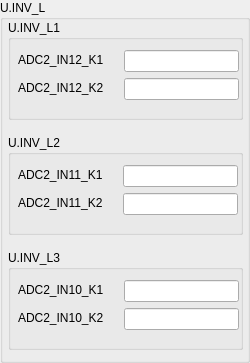
           <widget class="QGroupBox" name="groupBox_67">
            <property name="minimumSize">
             <size>
              <width>250</width>
              <height>250</height>
             </size>
            </property>
            <property name="maximumSize">
             <size>
              <width>250</width>
              <height>400</height>
             </size>
            </property>
            <property name="title">
             <string>U.INV_L</string>
            </property>
            <layout class="QVBoxLayout" name="verticalLayout_26">
             <property name="spacing">
              <number>15</number>
             </property>
             <property name="leftMargin">
              <number>5</number>
             </property>
             <property name="topMargin">
              <number>0</number>
             </property>
             <property name="rightMargin">
              <number>11</number>
             </property>
             <property name="bottomMargin">
              <number>10</number>
             </property>
             <item>
              <widget class="QGroupBox" name="groupBox_83">
               <property name="minimumSize">
                <size>
                 <width>235</width>
                 <height>100</height>
                </size>
               </property>
               <property name="maximumSize">
                <size>
                 <width>235</width>
                 <height>100</height>
                </size>
               </property>
               <property name="title">
                <string>U.INV_L1</string>
               </property>
               <widget class="QWidget" name="layoutWidget_47">
                <property name="geometry">
                 <rect>
                  <x>0</x>
                  <y>30</y>
                  <width>231</width>
                  <height>65</height>
                 </rect>
                </property>
                <layout class="QFormLayout" name="formLayout_53">
                 <property name="horizontalSpacing">
                  <number>20</number>
                 </property>
                 <property name="leftMargin">
                  <number>10</number>
                 </property>
                 <property name="topMargin">
                  <number>0</number>
                 </property>
                 <item row="0" column="0">
                  <widget class="QLabel" name="label_129">
                   <property name="maximumSize">
                    <size>
                     <width>90</width>
                     <height>20</height>
                    </size>
                   </property>
                   <property name="text">
                    <string>ADC2_IN12_K1</string>
                   </property>
                  </widget>
                 </item>
                 <item row="0" column="1">
                  <widget class="QLineEdit" name="lineEdit_91">
                   <property name="maximumSize">
                    <size>
                     <width>115</width>
                     <height>30</height>
                    </size>
                   </property>
                  </widget>
                 </item>
                 <item row="1" column="0">
                  <widget class="QLabel" name="label_130">
                   <property name="maximumSize">
                    <size>
                     <width>90</width>
                     <height>20</height>
                    </size>
                   </property>
                   <property name="text">
                    <string>ADC2_IN12_K2</string>
                   </property>
                  </widget>
                 </item>
                 <item row="1" column="1">
                  <widget class="QLineEdit" name="lineEdit_92">
                   <property name="maximumSize">
                    <size>
                     <width>115</width>
                     <height>30</height>
                    </size>
                   </property>
                  </widget>
                 </item>
                </layout>
               </widget>
              </widget>
             </item>
             <item>
              <widget class="QGroupBox" name="groupBox_84">
               <property name="minimumSize">
                <size>
                 <width>235</width>
                 <height>100</height>
                </size>
               </property>
               <property name="maximumSize">
                <size>
                 <width>235</width>
                 <height>100</height>
                </size>
               </property>
               <property name="title">
                <string>U.INV_L2</string>
               </property>
               <widget class="QWidget" name="layoutWidget_66">
                <property name="geometry">
                 <rect>
                  <x>0</x>
                  <y>30</y>
                  <width>231</width>
                  <height>115</height>
                 </rect>
                </property>
                <layout class="QFormLayout" name="formLayout_69">
                 <property name="horizontalSpacing">
                  <number>20</number>
                 </property>
                 <property name="leftMargin">
                  <number>10</number>
                 </property>
                 <property name="topMargin">
                  <number>0</number>
                 </property>
                 <item row="0" column="0">
                  <widget class="QLabel" name="label_179">
                   <property name="maximumSize">
                    <size>
                     <width>90</width>
                     <height>20</height>
                    </size>
                   </property>
                   <property name="text">
                    <string>ADC2_IN11_K1</string>
                   </property>
                  </widget>
                 </item>
                 <item row="0" column="1">
                  <widget class="QLineEdit" name="lineEdit_93">
                   <property name="maximumSize">
                    <size>
                     <width>115</width>
                     <height>30</height>
                    </size>
                   </property>
                  </widget>
                 </item>
                 <item row="1" column="0">
                  <widget class="QLabel" name="label_180">
                   <property name="maximumSize">
                    <size>
                     <width>90</width>
                     <height>20</height>
                    </size>
                   </property>
                   <property name="text">
                    <string>ADC2_IN11_K2</string>
                   </property>
                  </widget>
                 </item>
                 <item row="1" column="1">
                  <widget class="QLineEdit" name="lineEdit_94">
                   <property name="maximumSize">
                    <size>
                     <width>115</width>
                     <height>30</height>
                    </size>
                   </property>
                  </widget>
                 </item>
                </layout>
               </widget>
              </widget>
             </item>
             <item>
              <widget class="QGroupBox" name="groupBox_85">
               <property name="minimumSize">
                <size>
                 <width>235</width>
                 <height>100</height>
                </size>
               </property>
               <property name="maximumSize">
                <size>
                 <width>235</width>
                 <height>100</height>
                </size>
               </property>
               <property name="title">
                <string>U.INV_L3</string>
               </property>
               <widget class="QWidget" name="layoutWidget_67">
                <property name="geometry">
                 <rect>
                  <x>0</x>
                  <y>30</y>
                  <width>231</width>
                  <height>65</height>
                 </rect>
                </property>
                <layout class="QFormLayout" name="formLayout_70">
                 <property name="horizontalSpacing">
                  <number>20</number>
                 </property>
                 <property name="leftMargin">
                  <number>10</number>
                 </property>
                 <property name="topMargin">
                  <number>0</number>
                 </property>
                 <item row="0" column="0">
                  <widget class="QLabel" name="label_181">
                   <property name="maximumSize">
                    <size>
                     <width>90</width>
                     <height>20</height>
                    </size>
                   </property>
                   <property name="text">
                    <string>ADC2_IN10_K1</string>
                   </property>
                  </widget>
                 </item>
                 <item row="0" column="1">
                  <widget class="QLineEdit" name="lineEdit_95">
                   <property name="maximumSize">
                    <size>
                     <width>115</width>
                     <height>30</height>
                    </size>
                   </property>
                  </widget>
                 </item>
                 <item row="1" column="0">
                  <widget class="QLabel" name="label_182">
                   <property name="maximumSize">
                    <size>
                     <width>90</width>
                     <height>20</height>
                    </size>
                   </property>
                   <property name="text">
                    <string>ADC2_IN10_K2</string>
                   </property>
                  </widget>
                 </item>
                 <item row="1" column="1">
                  <widget class="QLineEdit" name="lineEdit_96">
                   <property name="maximumSize">
                    <size>
                     <width>115</width>
                     <height>30</height>
                    </size>
                   </property>
                  </widget>
                 </item>
                </layout>
               </widget>
              </widget>
             </item>
            </layout>
           </widget>
